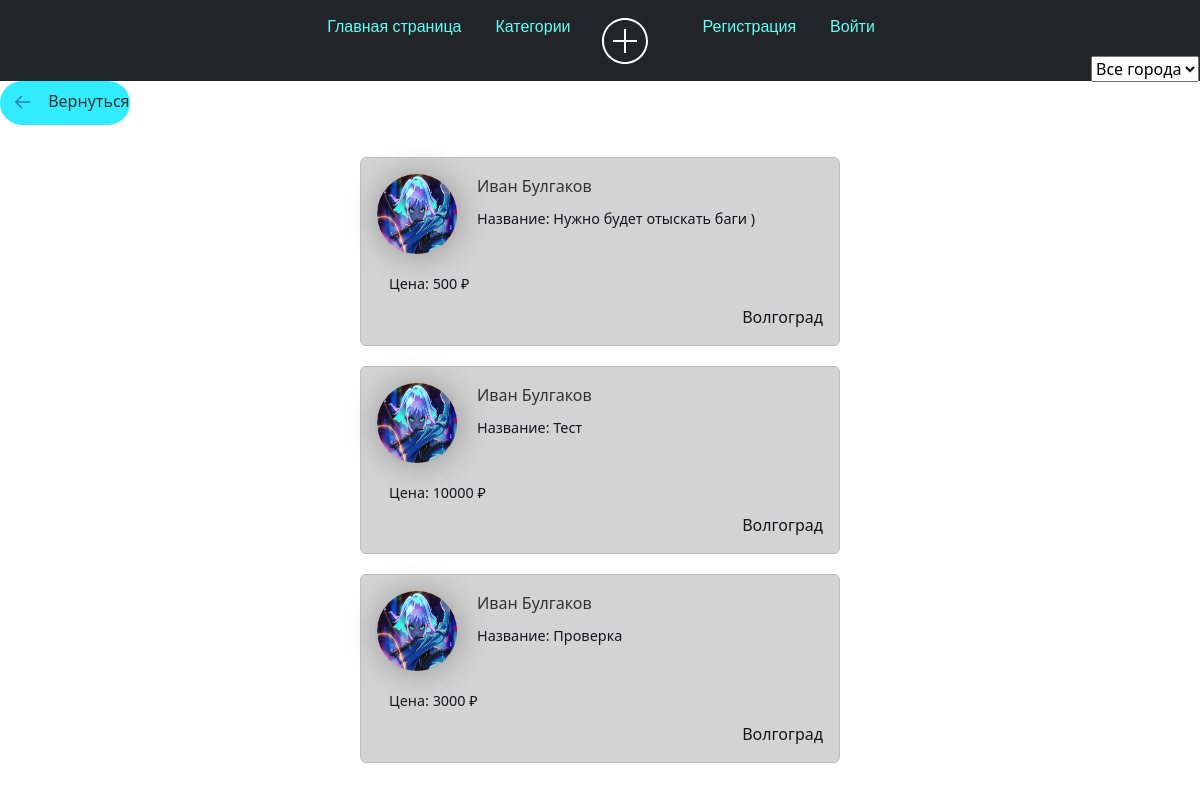
/tasks/, run on an earlier commit of the app's database.
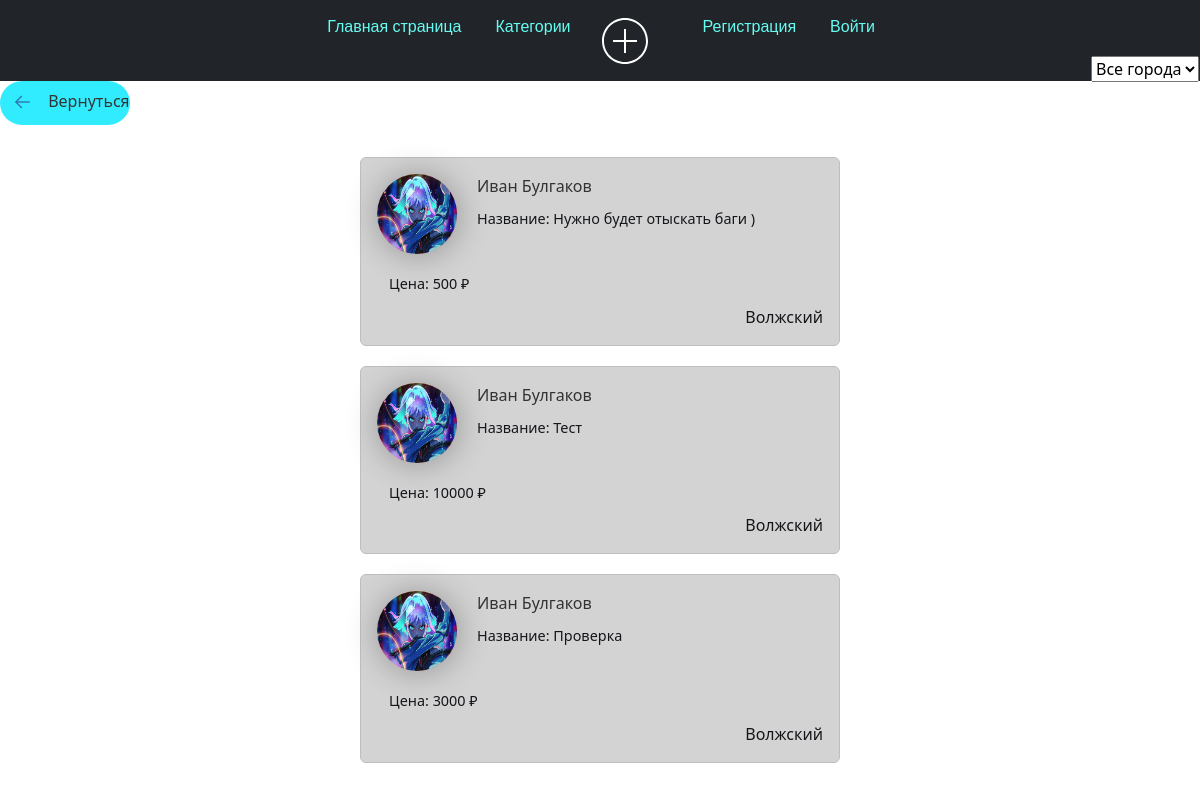
And on a later commit of the database.
### tasks_app_user/models.py (models this page shows, shortened)
class Articles(models.Model):
    title = models.CharField("Название Задания", max_length=35)
    anons = models.CharField("О задании", max_length=25)
    phope = models.CharField('Телефон для связи с вами', max_length=11)
    prise = models.CharField('Цена', max_length=15)
    full_text = models.TextField("Задания")
    data = models.DateTimeField(auto_now_add=True)
    user_name = models.CharField("User_name", max_length=15, )
    author = models.ForeignKey(User, on_delete=models.CASCADE, null=True)  # Внешний ключ к пользователю
    category = models.ForeignKey(Category, on_delete=models.SET_NULL, null=True)
    class Meta:
        verbose_name = "Задания"
        verbose_name_plural = "Задании"

### user_profile/models.py (models this page shows, shortened)
class Profile(models.Model):
    user = models.OneToOneField(User, null=True, blank=True, on_delete=models.CASCADE)
    first_name = models.CharField(max_length=100)
    last_name = models.CharField(max_length=100)
    email = models.EmailField()
    telegram_url = models.URLField(blank=True, null=True)
    youtube_url = models.URLField(blank=True, null=True)
    vk_url = models.URLField(blank=True, null=True)
    profile_picture = models.ImageField("Изображения", default="profile_pictures/default_profile_picture.jpg",
                                        null=True,
                                        blank=True, upload_to='media/profile_pictures')
    city = models.CharField(max_length=100)

### tasks_app_user/views.py (the view)
# urls.py: path('', views.tasks_home, name='tasks_home'),
def tasks_home(request):
    category = request.GET.get('category')  # Получаем категорию из параметра запроса
    unique_cities = Profile.objects.values_list('city', flat=True).distinct()
    if category:
        tasks_all = Articles.objects.filter(category__name=category).order_by('-data')
    else:
        tasks_all = Articles.objects.order_by('-data')
    unique_cities = [city for city in unique_cities if city is not None]
    categories = Category.objects.all()
    context = {
        'tasks_all': tasks_all,
        'unique_cities': unique_cities,
        'categories': categories,
    }
    return render(request, 'tasks_app_user/tasks_home.html', context)

### tasks_app_user/templates/tasks_app_user/tasks_home.html (shortened to what this page needs)
{% extends 'tasks_app/layout.html' %}
{% block content %}
<div class="col">
    <a class="arrow-3" href="{% url 'category' %}">
    Вернуться
</a>
</div>
<div class="features">
    <form method="GET">
        <div>
            <select id="city_filter" name="city" onchange="filterTasks(this.value)" style="position: absolute; top: 56px; right: 1px;">
                <option value="">Все города</option>
            </select>
        </div>
    </form>
    <div id="tasks-container">
        {% if tasks_all %}
            {% for el in tasks_all %}
                <div class="alert alert-dark" onclick="window.location.href='{% url 'details_tasks' el.id %}'" style="cursor: pointer;">
                <div class="img_pod">
                    <a href="{% url 'user_profile' el.author.id %}">
                        <img class="profile-pic" src="{{ el.author.profile.profile_picture.url }}" alt="Profile Picture">
                    </a>
                </div>
                <a href="{% url 'user_profile' el.author.id %}">{{ el.author.profile.first_name }} {{ el.author.profile.last_name }}</a>
                <h3>Название: {{ el.title }}</h3><br>
                <h4>Цена: {{ el.prise }} ₽</h4>
                <div class="city" align="right">{{ el.author.profile.city }}</div>
             </div>
            {% endfor %}
        {% endif %}
    </div>
</div>
{% endblock %}

### tasks_app/templates/tasks_app/layout.html (shortened to what this page needs)
{% load static %}
{% load pwa %}
<html lang="en">
<head>
    <link rel="stylesheet" href="https://cdn.jsdelivr.net/npm/bootstrap@5.2.3/dist/css/bootstrap.min.css">
    <link rel="stylesheet" href="{% static 'tasks_app/css/tasks_app.css' %}">
</head>
<body>
<aside>
    <div class="bar">
        <ul class="nav justify-content-center navbar navbar-expand-lg navbar-dark bg-dark ">
            <li class="nav-item">
                <a class="nav-link active" aria-current="page" href="{% url 'home' %}">Главная страница</a>
            </li>
            <li class="nav-item">
                <a class="nav-link" href="{% url 'category' %}">Категории</a>
            </li>
            <li class="nav-item">
                <a href="{% url 'create' %}" class="bloc-icon">
                    <div class="img">
                    </div>
                </a>
            </li>
                {% if request.user.is_authenticated %}
                <li class="nav-item dropdown">
                    <a class="nav-link dropdown-toggle" href="#" role="button" data-bs-toggle="dropdown"
                       aria-expanded="false">
                        {{ user.username }}
                    </a>
                    <ul class="dropdown-menu">
                        <li><a class="dropdown-item" href="{% url 'user_home' %}">Профиль</a></li>
                        <li><a class="dropdown-item" href="{% url 'logout' %}">Выйти</a></li>
                    </ul>
                    {% else %}
            <li class="nav-item">
                <a class="nav-link" href="{% url 'register' %}">Регистрация</a>
            </li>
            <li class="nav-item"><a class="nav-link" href="{% url 'login' %}">Войти</a>
                {% endif %}
            </li>
        </ul>
    </div>
</aside>
                    <link href='https://unpkg.com/css.gg@2.0.0/icons/css/list.css' rel='stylesheet'>
            {% if request.user.is_authenticated %}
            <a href="{% url 'inbox' %}" class="bloc-icon">
                <div class="mes">
                    <i class="bi bi-send">
                        <svg xmlns="http://www.w3.org/2000/svg" width="40" height="40" fill="currentColor"
                             class="bi bi-send" viewBox="0 0 16 16">
                            <path d="M15.854.146a.5.5 0 0 1 .11.54l-5.819 14.547a.75.75 0 0 1-1.329.124l-3.178-4.995L.643 7.184a.75.75 0 0 1 .124-1.33L15.314.037a.5.5 0 0 1 .54.11ZM6.636 10.07l2.761 4.338L14.13 2.576zm6.787-8.201L1.591 6.602l4.339 2.76 7.494-7.493Z"/>
                        </svg>
                    </i>
                </div>
            </a>
            <a href="{% url 'user_home' %}" class="bloc-icon">
                {% if request.user.profile.profile_picture %}
                <img src="{{ request.user.profile.profile_picture.url }}" alt="Profile Picture">
                {% else %}
                <img src="media/profile_pictures/default_profile_picture.jpg" alt="Default Profile Picture">
                {% endif %}
            </a>
        </nav>
        {% else %}
                    <link href='https://unpkg.com/css.gg@2.0.0/icons/css/list.css' rel='stylesheet'>
        {% endif %}
<main>
    {% block content %}
    {% endblock %}
</main>
</body>
</html>

### tasks_app/static/tasks_app/css/tasks_app.css (style rules this page uses)
html, body { width: 100%; height:100%; }
body { background: #0B0C10; }
:root { --var-bgcolor: #fff; --var-fontcolor: #000; }
body { background-color: var(--var-bgcolor); color: var(--var-fontcolor); }
.features { padding: 1em; padding: 1em; width: 70%; margin: auto; text-align: center; box-sizing: content-box; }
li { display: inline-block; }
.nav-link { margin-top: 18px; margin-block: 26px; margin-block-start: -1px; margin-left: 2px; color: #66FCF1; }
.bloc-icon { display: flex; justify-content: center; align-items: center; }
.img { width: 98px; border-radius: 50%; position: relative; left: -12px; }
.justify-content-center { justify-content: center!important; margin-top: 0px; font-family: "Poppins", sans-serif; }

### tasks_app_user/templates/tasks_app_user/tasks_home.html (style rules this page uses)
.features { padding: 1em; width: 40%; margin: auto; border-radius: 10px; text-align: left; box-sizing: content-box; }
.img_pod { float: left; margin-right: 20px; width: 80px; height: 80px; background: linear-gradient(90deg, #ff9966, #ff5e62); border-radius: 50%; box-shadow: 1px 1px 2rem rgba(0, 0, 0, 0.3); }
.profile-pic { width: 100%; height: 100%; border-radius: 50%; }
h3, h4, p { font-size: 0.9rem; margin: 12px; }
a { text-decoration: none; color: #333; }
.alert { margin-bottom: 20px; }
.arrow-3 .arrow-3-icon { position: relative; top: -1px; transition: transform 0.3s ease; vertical-align: middle; transform: rotate(180deg); margin: 6px; }
.col { background: #31ecff; width: 130px; border-radius: 50px; }

What changed in the data, as far as the page shows it:
changed through a linked row, Articles "Нужно будет отыскать баги )": author.profile.city "Волгоград" → "Волжский"
changed through a linked row, Articles "Тест": author.profile.city "Волгоград" → "Волжский"
changed through a linked row, Articles "Проверка": author.profile.city "Волгоград" → "Волжский"
